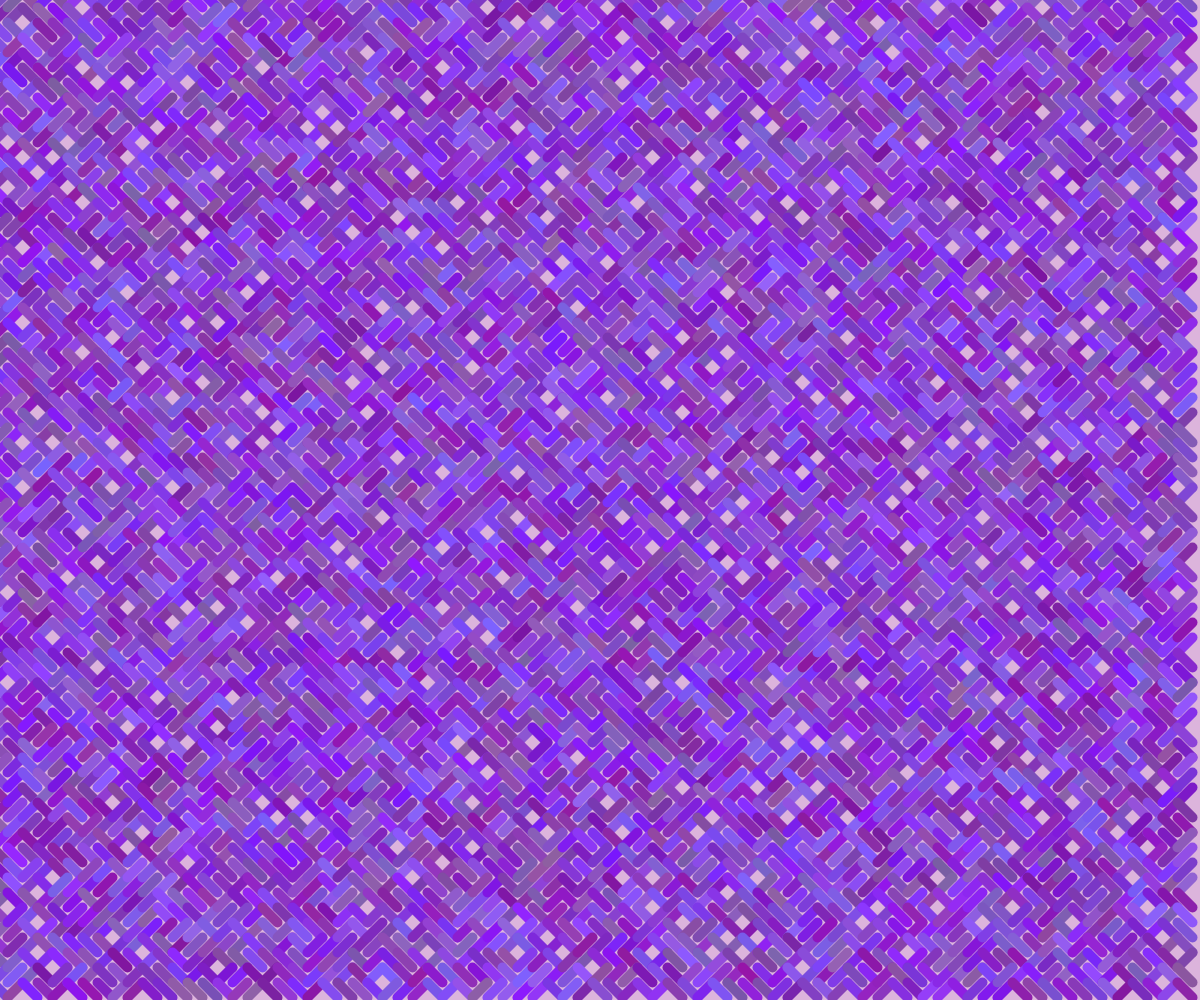
Frame 1 (no input)
Frame 60 (no input): identical to frame 1, image omitted
Frame 120 (the mouse pressed at the canvas centre since frame 60): identical to frame 1, image omitted

The p5.js sketch that drew this single still picture (run headless with seeded random() and noise() and a simulated clock; from frame 60 on, the mouse is pressed at the canvas centre):

// p5.js sketch
// ── sketch.js
// gererative art
// Avery Walker
// oct 4th

const TILE_SIZE = 15;
let tileArray = [];

function setup() {
  createCanvas(windowWidth, windowHeight);
  for (let x = 0; x < width; x+= TILE_SIZE) {
    for (let y = 0; y < height; y+= TILE_SIZE) {
      let someTile = spawntile(x, y);
      tileArray.push(someTile);
    }
  }
}

function draw() {
  background(220, 180, 220);
  
  //display tile
  strokeWeight(10);
  for (let myTile of tileArray) {
    stroke(myTile.r, myTile.g, myTile.b);
    line(myTile.x1, myTile.y1, myTile.x2, myTile.y2);
  }
}

function spawntile(x, y) {
  let tile;
  let choice = random(100);

  if (choice < 50) {
  //negative slope
    tile = {
      x1: x-TILE_SIZE/2,
      y1: y-TILE_SIZE/2,
      x2: x+TILE_SIZE/2,
      y2: y+TILE_SIZE/2,
    };
  }
    
  if (choice > 50) {
    //negative slope
    tile = {
      x1: x-TILE_SIZE/2,
      y1: y+TILE_SIZE/2,
      x2: x+TILE_SIZE/2,
      y2: y-TILE_SIZE/2,
    };
  } 

  // y he ourple 
  tile.r = random(120, 150);
  tile.g = random(20, 100);
  tile.b = random(160, 255);
  return tile;
}
